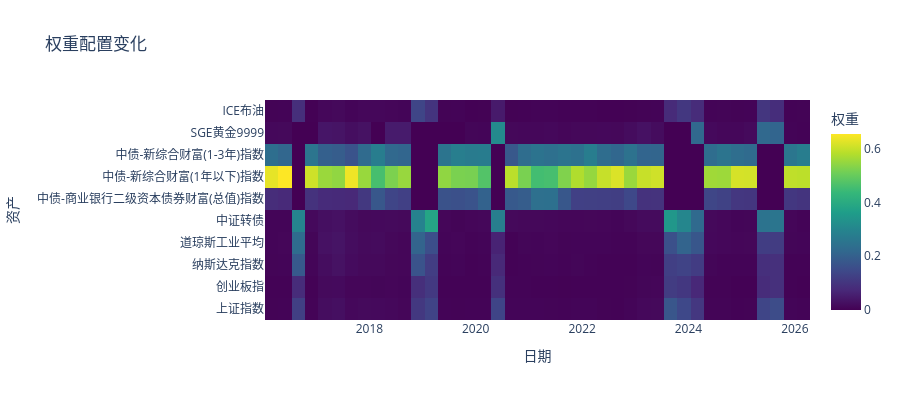

Source (notebook cell):
### Code cell
# 权重热力图
rp_viz.plot_weights_heatmap(freq='QE')

### Figure 1 — Plotly figure (JSON) as saved in the notebook; plotly's stock layout.template omitted (floating-point values rounded to 4 significant figures; data arrays with more than 128 entries replaced by an {"elided": "..."} marker saying what was removed)
{"data": [{"colorbar": {"title": {"text": "权重"}}, "colorscale": [[0, "#440154"], [0.1111, "#482878"], [0.2222, "#3e4989"], [0.3333, "#31688e"], [0.4444, "#26828e"], [0.5556, "#1f9e89"], [0.6667, "#35b779"], [0.7778, "#6ece58"], [0.8889, "#b5de2b"], [1, "#fde725"]], "type": "heatmap", "x": ["2016-03", "2016-06", "2016-09", "2016-12", "2017-03", "2017-06", "2017-09", "2017-12", "2018-03", "2018-06", "2018-09", "2018-12", "2019-03", "2019-06", "2019-09", "2019-12", "2020-03", "2020-06", "2020-09", "2020-12", "2021-03", "2021-06", "2021-09", "2021-12", "2022-03", "2022-06", "2022-09", "2022-12", "2023-03", "2023-06", "2023-09", "2023-12", "2024-03", "2024-06", "2024-09", "2024-12", "2025-03", "2025-06", "2025-09", "2025-12", "2026-03"], "y": ["上证指数", "创业板指", "纳斯达克指数", "道琼斯工业平均", "中证转债", "中债-商业银行二级资本债券财富(总值)指数", "中债-新综合财富(1年以下)指数", "中债-新综合财富(1-3年)指数", "SGE黄金9999", "ICE布油"], "z": {"elided": "10x41 float values"}}], "layout": {"height": 400, "title": {"text": "权重配置变化"}, "xaxis": {"title": {"text": "日期"}}, "yaxis": {"title": {"text": "资产"}}}}
